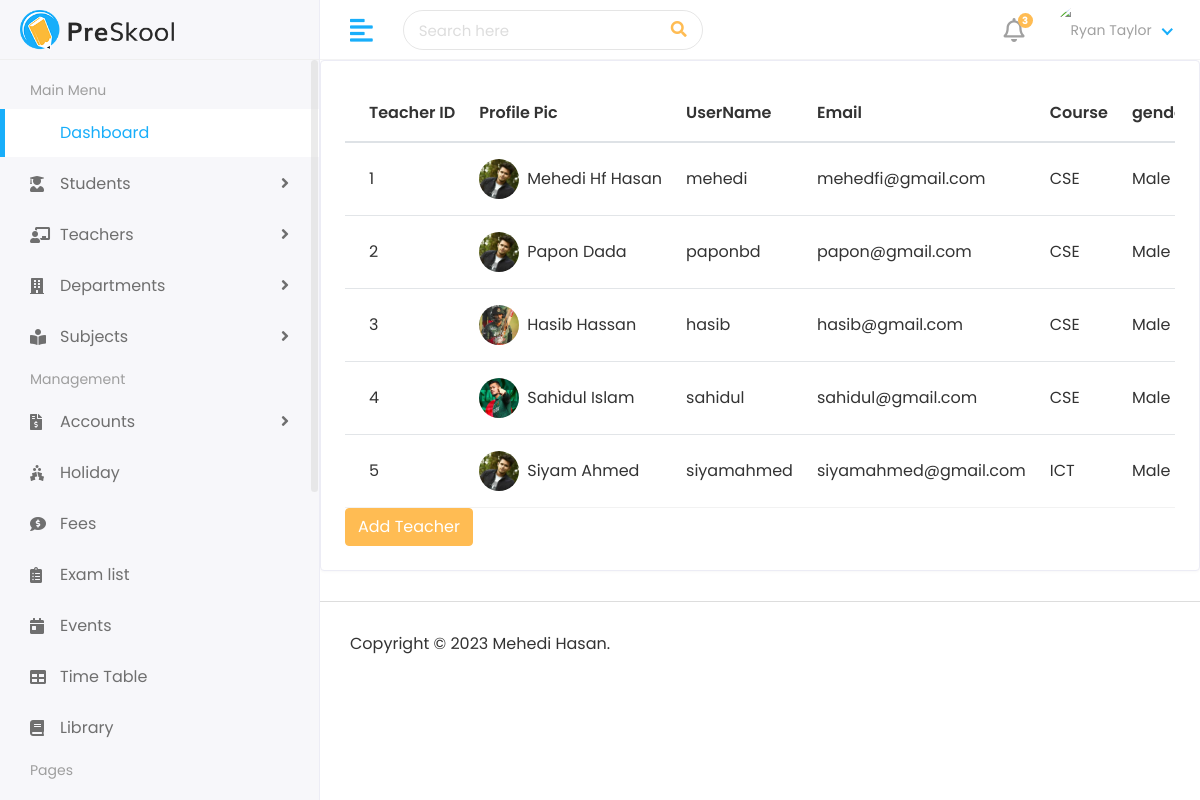
The page /teacher/myAdmin/Teacher/teacherList on the database its author committed.
### teacher/models.py (models this page shows)
class teacherModel(models.Model):
    admin = models.OneToOneField(customUser, on_delete=models.CASCADE)
    address=models.TextField()
    gender = models.CharField(max_length=100)
    mobile=models.CharField(max_length=100)
    courseid = models.ForeignKey(courseModel, on_delete=models.DO_NOTHING,default=2)
    experience=models.CharField(max_length=100)
    cratedat = models.DateTimeField(auto_now_add=True)  # Set the default value using timezone.now
    updateat = models.DateTimeField(auto_now=True)
    def __str__(self):
        return self.admin.first_name + " " + self.admin.last_name

### authentication/models.py (models this page shows)
class customUser(AbstractUser):
    USER=(
        (1,"admin"),
        (2,"Teacher"),
        (3,"students"),
    )
    user_type=models.CharField(choices=USER,max_length=50,default=1)
    profile_pic=models.ImageField(upload_to="media/profile_pic")

### student/models.py (models this page shows)
class courseModel(models.Model):
    name=models.CharField(max_length=100)
    createat=models.DateTimeField(auto_now_add=True)
    updateat=models.DateTimeField(auto_now=True)
    def __str__(self):
        return self.name

### teacher/views.py (the view)
# urls.py: path('myAdmin/Teacher/teacherList', views.teacherList,name="teacherList"),
def teacherList(request):
    allTeacher=teacherModel.objects.all()
    print(allTeacher)
    return render(request,"Teachers/teacherList.html",{"teacher":allTeacher})

### templates/Teachers/teacherList.html (shortened to what this page needs)
{% extends 'base.html' %}
{% block content %}
<div class="row">
    <div class="col-sm-12">
       <div class="card card-table">
          <div class="card-body">
             <div class="table-responsive">
                <table id="table_id" class="table table-hover table-center mb-0">
                   <thead>
                      <tr>
                        <th>Teacher ID</th>
                        <th>Profile Pic</th>
                         <th>UserName</th>
                         <th>Email</th>
                         <th>Course</th>
                         <th>gender</th>
                      </tr>
                   </thead>
                   <tbody>
                     {% for t in  teacher %}
                     <tr>
                         <td>{{t.id}}</td>
                         <td>
                            <h2 class="table-avatar">
                               <a href="student-details.html" class="avatar avatar-sm mr-2"><img class="avatar-img rounded-circle" src="/{{t.admin.profile_pic}}" alt="User Image"></a>
                               <a href="student-details.html">{{t.admin.first_name}}  {{t.admin.last_name}}</a>
                            </h2>
                         </td>
                         <td>{{t.admin.username}}</td>
                         <td>{{t.admin.email}}</td>
                         <td>{{t.courseid}}</td>
                         <td>{{t.gender}}</td>
                      </tr>
                      {% endfor %}
                   </tbody>
                </table>
             </div>
             <a class="btn btn-primary" href="{% url "addTeacher" %}">Add Teacher</a>
          </div>
       </div>
    </div>
 </div>
{% endblock %}

### static/assets/css/style.css (style rules this page uses)
html { height: 100%; }
body { background-color: #fff; color: #333; font-family: 'Poppins', sans-serif; font-size: 1rem; height: 100%; line-height: 1.5; overflow-x: hidden; }
h1, h2, h3, h4, h5, h6 { font-family: 'Poppins', sans-serif; margin-top: 0; }
.table { color: #333; max-width: 100%; margin-bottom: 0; width: 100%; }
table.table td h2 { display: inline-block; font-size: inherit; font-weight: 400; margin: 0; padding: 0; vertical-align: middle; }
table.table td h2.table-avatar { align-items: center; display: inline-flex; font-size: inherit; font-weight: 400; margin: 0; padding: 0; vertical-align: middle; white-space: nowrap; }
table.table td h2 a { color: #333; }
.table thead tr th { font-weight: 600; }
.table tbody tr { border-bottom: 1px solid rgba(0, 0, 0, 0.05); }
.table.table-center td, .table.table-center th { vertical-align: middle; }
.card-table .card-body .table > thead > tr > th { border-top: 0; }
.card-table .card-body .table tr td:first-child, .card-table .card-body .table tr th:first-child { padding-left: 1.5rem; }
.card-table .table td, .card-table .table th { border-top: 1px solid #e2e5e8; padding: 1rem 0.75rem; white-space: nowrap; }
.btn-primary { background-color: #FFBC53; border: 1px solid #FFBC53; }
.card { border: 1px solid #ececf5; box-shadow: 0 1px 3px 0 rgba(0, 0, 0, 0.03); margin-bottom: 1.875rem; }
.card-body { padding: 1.5rem; }
.avatar { position: relative; display: inline-block; width: 3rem; height: 3rem }
.avatar > img { width: 100%; height: 100%; -o-object-fit: cover; object-fit: cover; }
.avatar-sm { width: 2.5rem; height: 2.5rem; }

### rows shown on the page
teacherModel: id "1", admin.profile_pic (picture), admin.first_name "Mehedi Hf", admin.last_name "Hasan", admin.username "mehedi", admin.email "mehedfi@gmail.com", courseid "CSE", gender "Male"
teacherModel: id "2", admin.profile_pic (picture), admin.first_name "Papon", admin.last_name "Dada", admin.username "paponbd", admin.email "papon@gmail.com", courseid "CSE", gender "Male"
teacherModel: id "3", admin.profile_pic (picture), admin.first_name "Hasib", admin.last_name "Hassan", admin.username "hasib", admin.email "hasib@gmail.com", courseid "CSE", gender "Male"
teacherModel: id "4", admin.profile_pic (picture), admin.first_name "Sahidul", admin.last_name "Islam", admin.username "sahidul", admin.email "sahidul@gmail.com", courseid "CSE", gender "Male"
teacherModel: id "5", admin.profile_pic (picture), admin.first_name "Siyam", admin.last_name "Ahmed", admin.username "siyamahmed", admin.email "siyamahmed@gmail.com", courseid "ICT", gender "Male"
